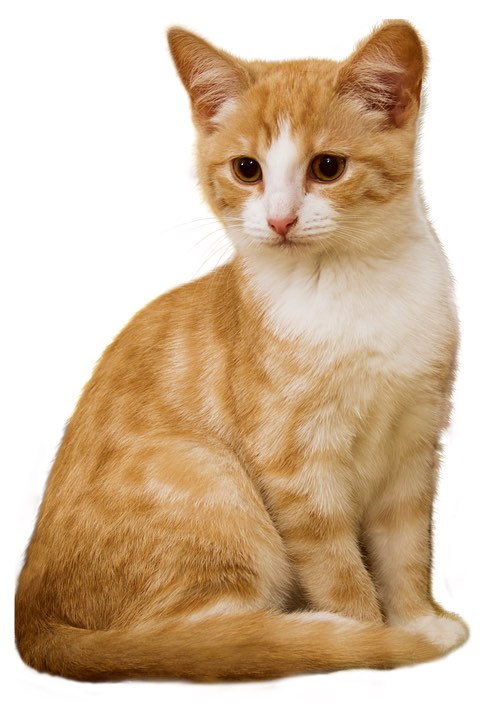
//> input picture 第一部分-快速上手OpenCV/chapter01-邂逅OpenCV/cat.jpg, 498 x 720 px
$ ./RemapExample   (built with g++ and OpenCV 4)
//> lines starting //> are read from the running program, lines starting //| are printed output that depends on the picture
#include <iostream>
#include <vector>
#include <opencv2/opencv.hpp>
#include <opencv2/highgui/highgui.hpp>
#include <opencv2/imgproc/imgproc.hpp>

using namespace std;
using namespace cv;

int main(int argc, char** argv) {

    // [0]变量定义
    Mat srcImage, dstImage;
    Mat map_x, map_y;

    // [1]载入原始图
    srcImage = imread("cat.jpg", 1);
//> srcImage is the input picture: 720 rows x 498 cols, CV_8UC3; mean B, G, R 162.6, 189.2, 213.4
    if (!srcImage.data) {
        printf("读取图片错误, 请确定目录下是否有imread函数指定的图片存在~! \n");
        return -1;
    }

    imshow("原始图", srcImage);

    // [2]创建和原始图一样的效果图, x重映射图, y重映射图
    dstImage.create(srcImage.size(), srcImage.type());
    map_x.create(srcImage.size(), CV_32FC1);
    map_y.create(srcImage.size(), CV_32FC1);

    // [3]双层循环, 遍历每一个像素点, 改变map_x & map_y的值
    for (int i=0; i < srcImage.rows; i++) {
        for (int j=0; j < srcImage.cols; j++) {
            // 改变map_x & map_y的值
            map_x.at<float>(i, j) = static_cast<float>(srcImage.cols - j);
            map_y.at<float>(i, j) = static_cast<float>(srcImage.rows - i);
        }
    }
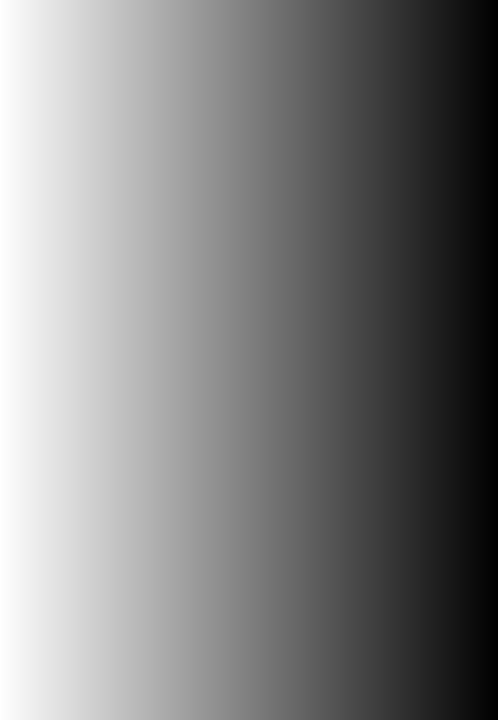
//> map_x: 720 rows x 498 cols, CV_32FC1; min 1, max 498, mean 249.5; drawn with min black and max white
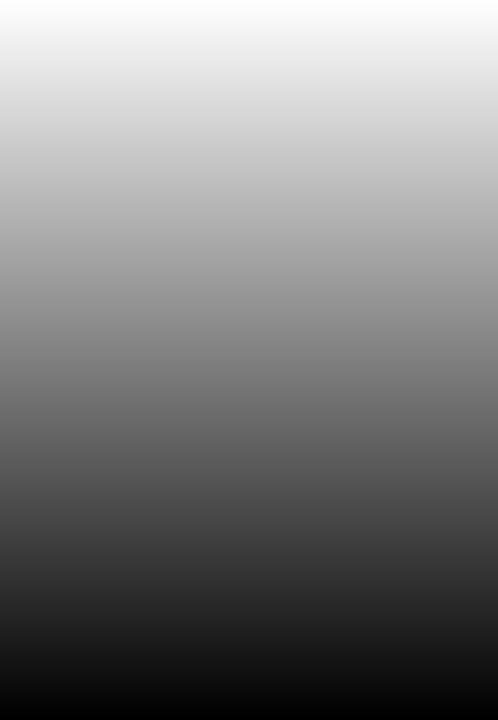
//> map_y: 720 rows x 498 cols, CV_32FC1; min 1, max 720, mean 360.5; drawn with min black and max white

    // [9 lines of commented-out code are left out]
    remap(srcImage, dstImage, map_x, map_y, INTER_LINEAR, BORDER_CONSTANT, Scalar(0, 0, 0));
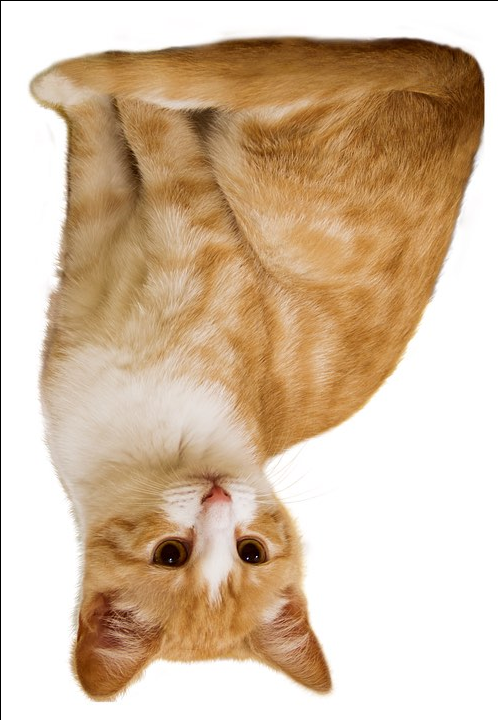
//> dstImage: 720 rows x 498 cols, CV_8UC3; mean B, G, R 161.7, 188.3, 212.5

    // [5] 显示效果图
    imshow("[程序窗口]", dstImage);

    waitKey();

    return 0;

}
